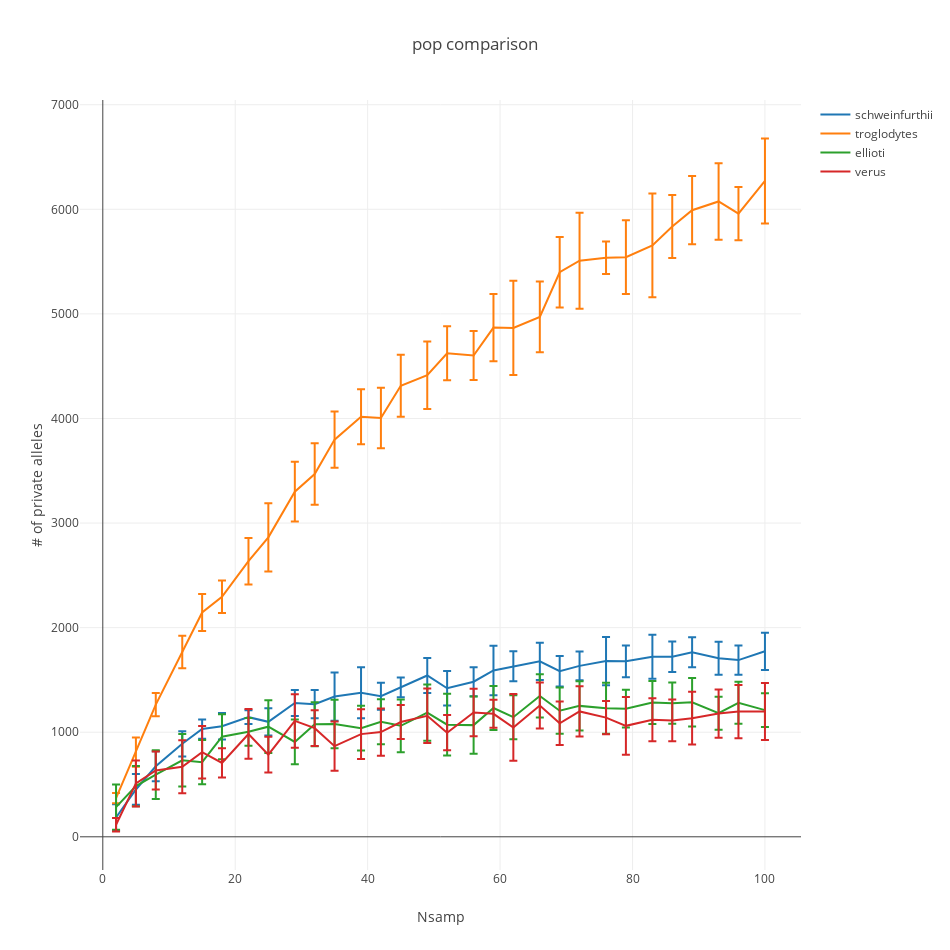

The notebook cell this image was saved under:
### Markdown cell above
**plot**

### Code cell
fig= [go.Scatter(
    x= samp_order,
    y= [pops_dict[pop][x]['mean'] for x in samp_order],
    error_y= dict(
        array= [pops_dict[pop][x]['std'] for x in samp_order],
        type= 'data',
        #symmetric= True,
        visible=True
    ),
    name= pop
) for pop in model_dict.keys()]

layout= go.Layout(
    title= 'pop comparison',
    xaxis= dict(
        title= 'Nsamp'
    ),
    yaxis= dict(
        title= '# of private alleles'
    ),
    height= 950,
    width= 950
)

Figure= go.Figure(data=fig, layout= layout)
iplot(Figure)
